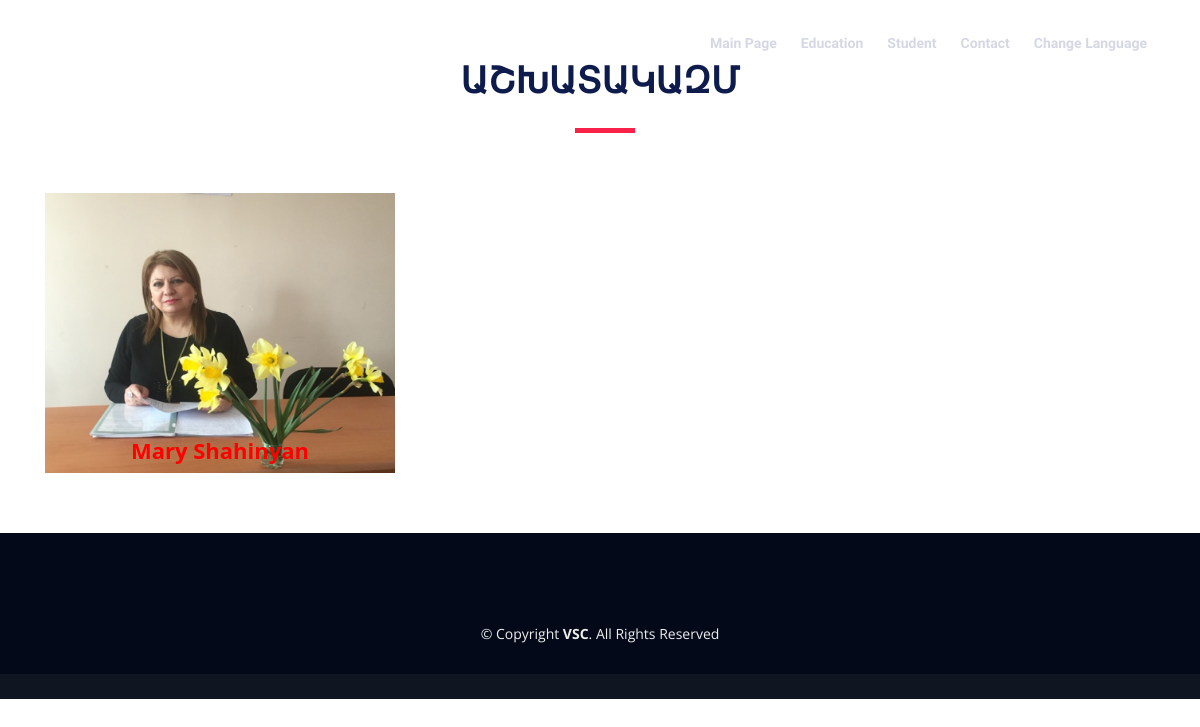
Page /en/ashxatakazm/ on the committed database.
### English/models.py (models this page shows, shortened)
class EnStaffs(models.Model):
    name=models.CharField('Name Surname',max_length=50)
    prof=models.CharField('The position held',max_length=50)
    img=models.ImageField('Imagers',upload_to='Staffs')
    class Meta:
        verbose_name='Stuff'
        verbose_name_plural='Stuff'

### English/views.py (the view)
# urls.py: path('ashxatakazm/',EnAshxatakazm.as_view(),name='ashxatakazm_en'),
class EnAshxatakazm(ListView):
    template_name='ashxatakazm_en.html'
    def get(self,request):
        staffs=EnStaffs.objects.all()
        context={
            'link':'Stuffs',
            'staffs':staffs,
                }
        return render(request,self.template_name,context)

### English/templates/ashxatakazm_en.html
{% extends 'base_en.html' %}
{% block content %}
<body>
<div class="wrapper">
    <main id='main'>
        <section id="speakers" class="wow fadeInUp">
      <div class="container">
        <div class="section-header">
          <h2>Աշխատակազմ</h2>
        </div>
        <div class="row">
          {% for i in staffs %}
          <div class="col-lg-4 col-md-6">
            <div class="speaker">
              <img src="{{ i.img.url }}" alt="Speaker 1" class="img-fluid">
              <div class="details">
                <h3><a href="{% url 'ashxdetail_hy' i.id %}">{{ i.name }}</a></h3>
                <p>{{ i.prof }}</p>
              </div>
            </div>
          </div>
          {% endfor %}
          </div>
      </div>
    </section>
    </main>
{% endblock %}

### English/templates/base_en.html (shortened to what this page needs)
{% load static %}
<!DOCTYPE html>
<html lang="en">
<head>
  <link href="{% static 'lib/bootstrap/css/bootstrap.min.css' %}" rel="stylesheet">
  <link href="{% static 'lib/font-awesome/css/font-awesome.min.css' %}" rel="stylesheet">
  <link href="{% static 'lib/animate/animate.min.css' %}" rel="stylesheet">
  <link href="{% static 'lib/venobox/venobox.css' %}" rel="stylesheet">
  <link href="{% static 'lib/owlcarousel/assets/owl.carousel.min.css' %}" rel="stylesheet">
  <link href="{% static 'css/style.css' %}" rel="stylesheet">
</head>
<body>
  <header id="header" >
    <div class="container">
      <nav id="nav-menu-container">
        <ul class="nav-menu">
        <li><a href="{% url 'home_en' %}">Main Page</a></li>
        <li><a href="{% url 'mijin_en' %}">Education</a>
        </li>
      <li><a href="{% url 'dimord_en' %}">Student</a>
      </li>
      <li>
        <a href="{% url 'contact_en' %}">Contact</a>
      </li>
          <li><a href="{% url 'home_hy' %}">Change Language</a>
        </li>
        </ul>
      </nav>
    </div>
  </header>
  {% block content %}
    {% endblock %}
  <footer id="footer">
    <div class="footer-top">
    <div class="container">
      <div class="copyright">
        &copy; Copyright <strong>VSC</strong>. All Rights Reserved
      </div>
    </div>
  </footer>
</body>
</html>

### main/static/css/style.css (style rules this page uses)
body { background: #fff; color: #f704e2; font-family: "Open Sans", sans-serif; }
a { color: #f82249; transition: 0.5s; }
p { padding: 0; margin: 0 0 30px 0; }
h1, h2, h3, h4, h5, h6 { font-family: "Raleway", sans-serif; font-weight: 400; margin: 0 0 20px 0; padding: 0; color: #0e1b4d; }
.wow { visibility: hidden; }
.section-header { margin-bottom: 60px; position: relative; padding-bottom: 20px; }
.section-header::before { content: ''; position: absolute; display: block; width: 60px; height: 5px; background: #f82249; bottom: 0; left: calc(50% - 25px); }
.section-header h2 { font-size: 36px; text-transform: uppercase; text-align: center; font-weight: 700; margin-bottom: 10px; }
#header { height: 90px; padding: 25px 0; position: fixed; left: 0; top: 0; right: 0; transition: all 0.5s; z-index: 997; }
.nav-menu, .nav-menu * { margin: 0; padding: 0; list-style: none; }
.nav-menu li { position: relative; white-space: nowrap; }
.nav-menu > li { float: left; }
#nav-menu-container { float: right; margin: 0; }
.nav-menu a { padding: 8px; text-decoration: none; display: inline-block; color: rgba(202, 206, 221, 0.8); font-family: "Raleway", sans-serif; font-weight: 600; font-size: 14px; outline: none; }
.nav-menu > li { margin-left: 8px; }
.nav-menu > li > a:before { content: ""; position: absolute; width: 0; height: 2px; bottom: 0; left: 0; background-color: #f82249; visibility: hidden; transition: all 0.3s ease-in-out 0s; }
#speakers { padding: 60px 0 30px 0; }
#speakers .speaker { position: relative; overflow: hidden; margin-bottom: 30px; }
#speakers .speaker .details { position: absolute; left: 0; bottom: -30px; right: 0; text-align: center; padding-top: 10px; transition: all 300ms cubic-bezier(0.645, 0.045, 0.355, 1); }
#speakers .speaker .details h3 { color: red; font-size: 22px; font-weight: 600; margin-bottom: 5px; z-index: 999999; }
#speakers .speaker .details p { color: red; font-size: 15px; margin-bottom: 10px; font-style: bold; }
#speakers .speaker .details a { color: red; font-family: system-ui, -apple-system, BlinkMacSystemFont, 'Segoe UI', Roboto, Oxygen, Ubuntu, Cantarell, 'Open Sans', 'Helvetica Neue', sans-serif; }
.speaker img { transition: all .3s; }
.img-fluid { width: 400px; height: 280px; }
#footer { background: #101522; padding: 0 0 25px 0; color: #eee; font-size: 14px; }
#footer .footer-top { background: #040919; padding: 60px 0 30px 0; }
#footer .copyright { text-align: center; padding-top: 30px; }

### rows in the picture
EnStaffs: img (picture), name "Mary Shahinyan"
